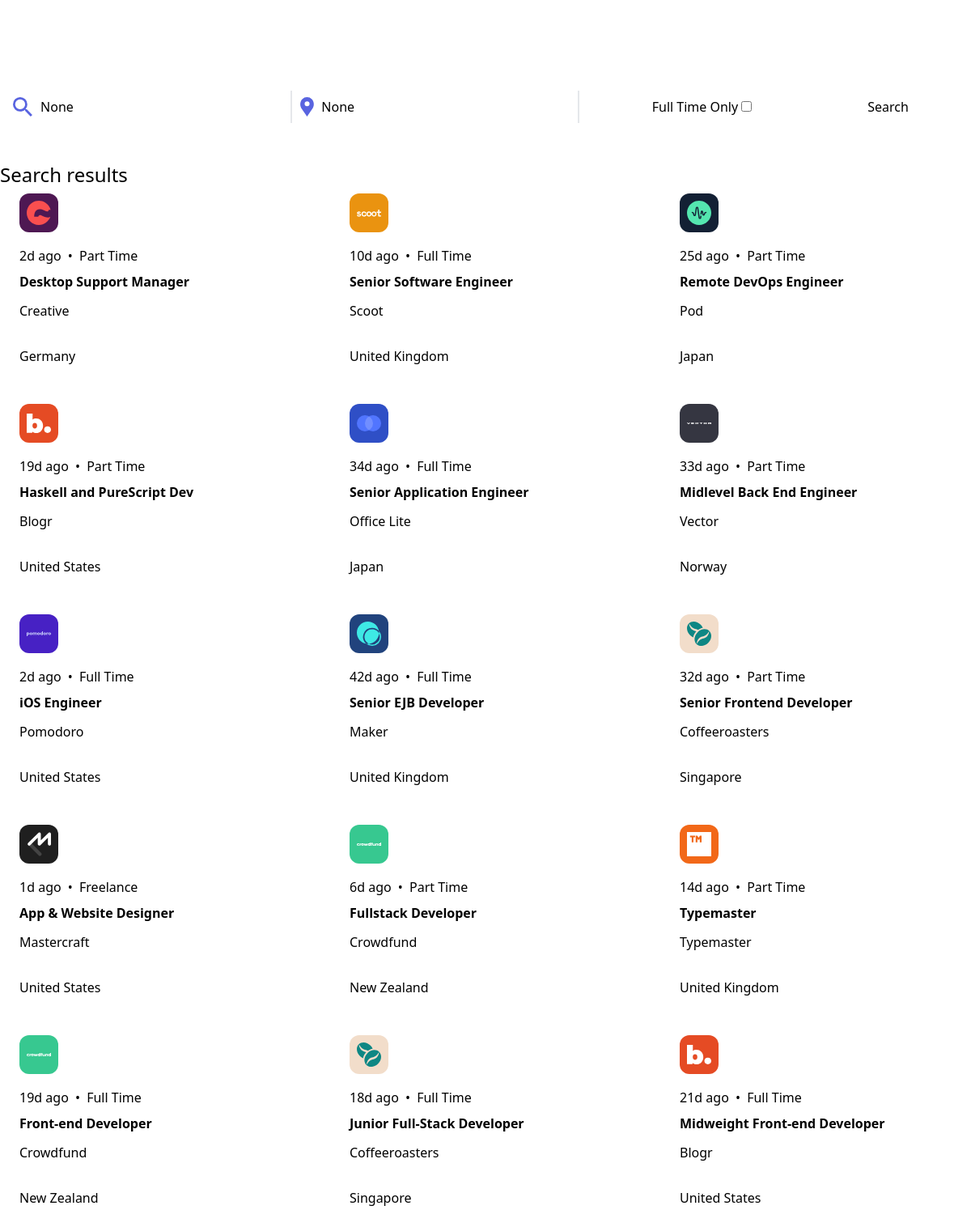
Screenshot of /search with the database file from the repository.
### jobs/models.py (models this page shows, shortened)
class Job(models.Model):
  uuid = models.UUIDField(primary_key=True, default=uuid.uuid4)
  position = models.CharField(max_length=255, blank=False)
  posted_at = models.DateField()
  contract = models.CharField(max_length=255, choices=CONTRACT_TYPES, verbose_name="Contract type",default="full_time")
  location = models.CharField(max_length=255, verbose_name="Job location", blank=False)
  company = models.ForeignKey(Company, on_delete=models.CASCADE, related_name="jobs")
  apply = models.URLField(max_length=255, verbose_name="Application URL", blank=False)
  description = CKEditor5Field('Job description', config_name='extends', blank=False)
  requirements = CKEditor5Field('Job requirements', config_name='extends', blank=False)
  role = CKEditor5Field('Role details', config_name='extends', blank=False)

class Company(models.Model):
  class Meta:
    verbose_name_plural = "companies"
  uuid = models.UUIDField(primary_key=True, default=uuid.uuid4)
  company_name = models.CharField(max_length=255)
  logo = models.FileField(upload_to='logos/')
  company_color = models.CharField(
        max_length=7,
        validators=[
            RegexValidator(
                regex='^#[0-9A-Fa-f]{6}$',
                message='Hex value must be in the format #XXXXXX',
                code='invalid_hex_value'
            )
        ]
    )
  website = models.URLField(max_length=255)

### jobs/views.py (the view)
# urls.py: path("search", JobsSearchResults.as_view(), name="search"),
class JobsSearchResults(ListView):
  template_name = "jobs/jobsSearchResults.html"
  model = Job
  context_object_name = 'jobs'
  '''
  Note that you have to reassign to the queryset after each filter
  '''
  def get_queryset(self):
    job = self.request.GET.get("job")
    location = self.request.GET.get("location")
    contract = self.request.GET.get("contract")
    queryset = Job.objects.all()
    if job:
      queryset = queryset.filter(
            Q(position__icontains=job) |
            Q(company__company_name__icontains=job)
        )
    if location:
      queryset = queryset.filter(location__icontains=location)
    if contract == 'on':
      queryset = queryset.filter(contract='full_time')
    for job in queryset:
      delta = timezone.now().date() - job.posted_at
      job.delta_days = delta.days
    return queryset
  def get_context_data(self, **kwargs):
      context = super().get_context_data(**kwargs)
      context['job'] = self.request.GET.get("job")
      context['location'] = self.request.GET.get("location")
      context['contract'] = self.request.GET.get("contract")
      return context

### templates/jobs/jobsSearchResults.html
{% extends "base.html" %}
{% block content %}
  {% include "jobs/partials/searchBar.html" %}
  <h2 class="my-4 text-2xl text-gray">Search results</h2>
  {% include "jobs/partials/jobsList.html" %}
{% endblock content %}

### templates/jobs/partials/jobsList.html
{% if jobs %}
  <ul class="grid grid-cols-1 md:grid-cols-2 lg:grid-cols-3 gap-x-6 gap-y-12 mt-8">
    {% for job in jobs %}
      <li class="col-span-1 relative flex flex-col p-6 rounded-lg bg-white dark:bg-veryDarkBlue">
        <div style="background-color:{{ job.company.company_color }}"
             class="absolute top-[-25px] left-6 h-12 w-12 flex justify-center items-center rounded-xl">
          <img src="/media/{{ job.company.logo }}"
               alt="{{ job.company.company_name }} logo"
               width="30"
               height="30">
        </div>
        {% if job.delta_days == 0 %}
          <p class="pt-4">
            Today <span class="mx-1">•</span> {{ job.get_contract_display }}
          </p>
        {% else %}
          <p class="pt-4">
            {{ job.delta_days }}d ago <span class="mx-1">•</span> {{ job.get_contract_display }}
          </p>
        {% endif %}
        <a href="{% url 'job' job.uuid %}">
          <h2 class="mt-2 mb-1 text-black dark:text-white font-semibold hover:text-darkGrey">{{ job.position }}</h2>
        </a>
        <p class="mt-2">{{ job.company.company_name }}</p>
        <p class="mt-8 text-violet">{{ job.location }}</p>
      </li>
    {% endfor %}
  </ul>
{% else %}
  <p class="mt-4 text-xl">No results found</p>
{% endif %}

### rows the page displays
Job: company.logo (picture), delta_days "2", contract "Part Time", position "Desktop Support Manager", company.company_name "Creative", location "Germany"
Job: company.logo (picture), delta_days "10", contract "Full Time", position "Senior Software Engineer", company.company_name "Scoot", location "United Kingdom"
Job: company.logo (picture), delta_days "25", contract "Part Time", position "Remote DevOps Engineer", company.company_name "Pod", location "Japan"
Job: company.logo (picture), delta_days "19", contract "Part Time", position "Haskell and PureScript Dev", company.company_name "Blogr", location "United States"
Job: company.logo (picture), delta_days "34", contract "Full Time", position "Senior Application Engineer", company.company_name "Office Lite", location "Japan"
Job: company.logo (picture), delta_days "33", contract "Part Time", position "Midlevel Back End Engineer", company.company_name "Vector", location "Norway"
Job: company.logo (picture), delta_days "2", contract "Full Time", position "iOS Engineer", company.company_name "Pomodoro", location "United States"
Job: company.logo (picture), delta_days "42", contract "Full Time", position "Senior EJB Developer", company.company_name "Maker", location "United Kingdom"
Job: company.logo (picture), delta_days "32", contract "Part Time", position "Senior Frontend Developer", company.company_name "Coffeeroasters", location "Singapore"
Job: company.logo (picture), delta_days "1", contract "Freelance", position "App & Website Designer", company.company_name "Mastercraft", location "United States"
Job: company.logo (picture), delta_days "6", contract "Part Time", position "Fullstack Developer", company.company_name "Crowdfund", location "New Zealand"
Job: company.logo (picture), delta_days "14", contract "Part Time", position "Typemaster", company.company_name "Typemaster", location "United Kingdom"
Job: company.logo (picture), delta_days "19", contract "Full Time", position "Front-end Developer", company.company_name "Crowdfund", location "New Zealand"
Job: company.logo (picture), delta_days "18", contract "Full Time", position "Junior Full-Stack Developer", company.company_name "Coffeeroasters", location "Singapore"
Job: company.logo (picture), delta_days "21", contract "Full Time", position "Midweight Front-end Developer", company.company_name "Blogr", location "United States"
